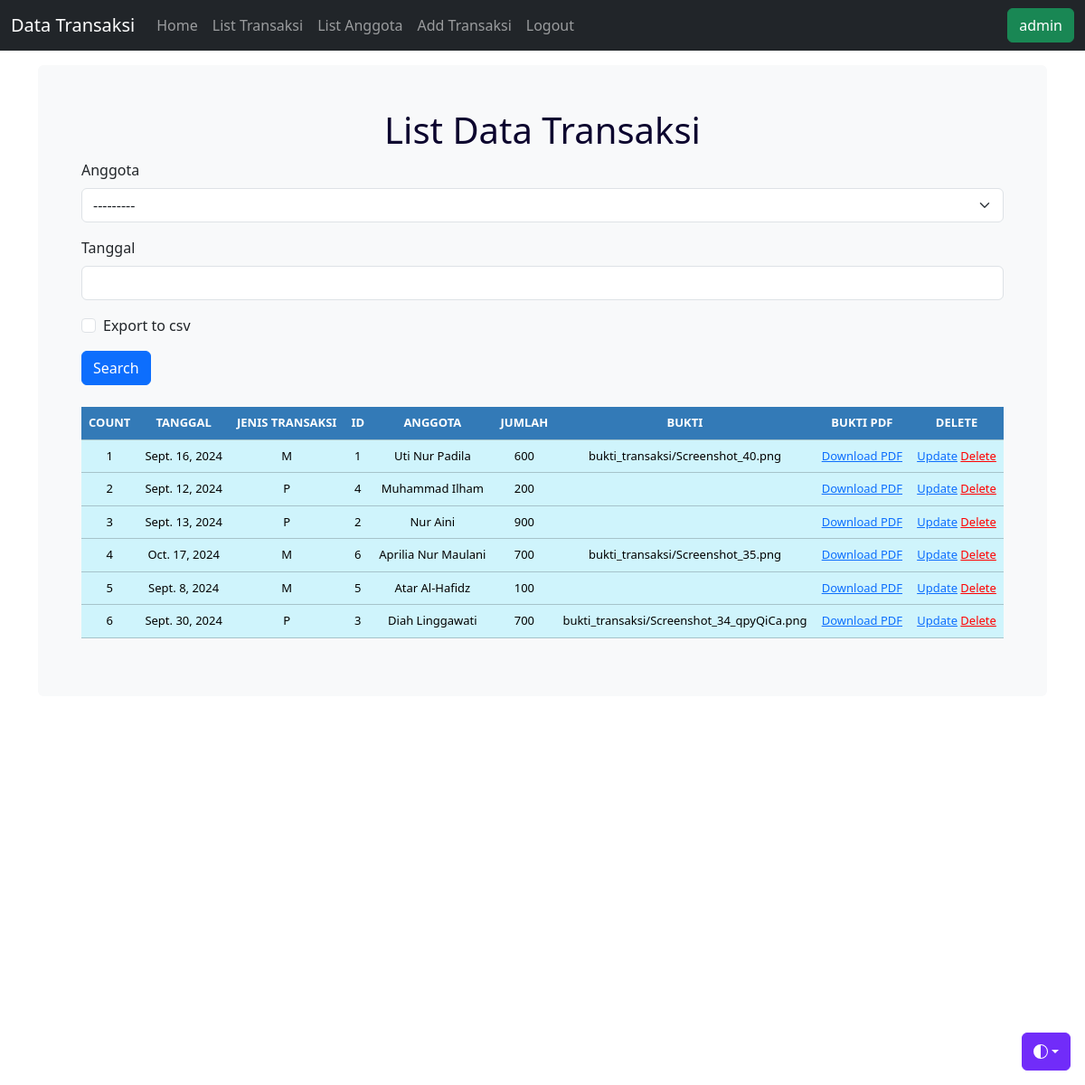
The page /list_item/ (signed in) on the database its author committed.
### transaksi/models.py (models this page shows, shortened)
class Transaksi(models.Model):
    JENIS_TRANSAKSI_CHOICES = [
        ('P', 'Pengeluaran'),
        ('M', 'Pemasukan'),
    ]
    id = models.AutoField(primary_key=True)
    tanggal = models.DateField(blank=True)
    jenis_transaksi = models.CharField(max_length=1, choices=JENIS_TRANSAKSI_CHOICES)
    anggota =  models.ForeignKey(Anggota, on_delete=models.CASCADE, blank=True)
    jumlah = models.IntegerField()
    keterangan = models.TextField()
    bukti = models.FileField(upload_to='bukti_transaksi/', blank=True, null=True)

class Anggota(models.Model):
    nama = models.CharField(max_length=100, blank=True, null=True)
    alamat = models.TextField()
    no_hp = models.CharField(max_length=15)
    def __str__(self):
        return self.nama

### transaksi/views.py (the view, shortened to what this page needs)
# urls.py: path('list_item/', views.list_item, name='list_item'),
def list_item(request):
    title = 'List Data Transaksi'
    form = TransaksiSearchForm(request.POST or None)
    queryset = Transaksi.objects.all()  # Default queryset
    context = {
        'form': form,
        'title': title,
        'queryset': queryset
    }
    return render(request, 'list_item.html', context)

### transaksi/forms.py
class TransaksiSearchForm(forms.ModelForm):
    export_to_CSV = forms.BooleanField(required=False)
    class Meta:
        model = Transaksi
        fields = ['anggota','tanggal']

### transaksi/templates/list_item.html (shortened to what this page needs)
{% load static %} {% load crispy_forms_tags %}
<!DOCTYPE html>
<html lang="en" data-bs-theme="auto">
  <head>
    <link
      rel="stylesheet"
      href="https://cdn.jsdelivr.net/npm/@docsearch/css@3"
    />
    <link href="{% static 'css/stylesheet.css' %}" rel="stylesheet" />
    <link href="{% static 'css/bootstrap.min.css' %}" rel="stylesheet" />
    <link href="{% static 'css/navbar-fixed.css' %}" rel="stylesheet" />
  </head>
  <body>
    <div
      class="dropdown position-fixed bottom-0 end-0 mb-3 me-3 bd-mode-toggle"
    >
      <button
        class="btn btn-bd-primary py-2 dropdown-toggle d-flex align-items-center"
        id="bd-theme"
        type="button"
        aria-expanded="false"
        data-bs-toggle="dropdown"
        aria-label="Toggle theme (auto)"
      >
        <svg class="bi my-1 theme-icon-active" width="1em" height="1em">
          <use href="#circle-half"></use>
        </svg>
      </button>
    </div>
    {% include 'navbar.html' %}
    <main class="container">
      <div class="bg-body-tertiary p-5 rounded">
        <h1 class="text-center" style="color: #0c052e">{{ title }}</h1>
        <form method="POST" action="">
          {% csrf_token %} {{ form|crispy }}
          <input
            class="btn btn-primary mybutton"
            type="submit"
            value="Search"
          />
        </form>
        <br />
        <div class="display table">
          <table class="table table-info table-hover">
            <thead>
              <tr>
                <th>COUNT</th>
                <th>TANGGAL</th>
                <th>JENIS TRANSAKSI</th>
                <th>ID</th>
                <th>ANGGOTA</th>
                <th>JUMLAH</th>
                <th>BUKTI</th>
                <th>BUKTI PDF</th>
                <th>DELETE</th>
              </tr>
            </thead>
          <tbody>
            {% for instance in queryset %}
            <tr>
              <td>{{ forloop.counter }}</td>
              <td>{{ instance.tanggal }}</td>
              <td>{{ instance.jenis_transaksi }}</td>
              <td>{{ instance.anggota_id }}</td>
              <td>{{ instance.anggota }}</td>
              <td>{{ instance.jumlah }}</td>
              <td>{{ instance.bukti }}</td>
              <td>
                <a href="{% url 'download_pdf' instance.id %}">Download PDF</a>
              </td>
              <td>
                <a href="{% url 'update_item' instance.id %}">Update</a>
                <a href="{% url 'delete_item' instance.id %}" style="color: red">Delete</a>
              </td>
            </tr>
            {% endfor %}
          </tbody>
          </table>
        </div>
      </div>
    </main>
  </body>
</html>

### transaksi/templates/navbar.html (shortened to what this page needs)
<nav class="navbar navbar-expand-md navbar-dark fixed-top bg-dark">
  <div class="container-fluid">
    <a class="navbar-brand" href="/">Data Transaksi</a>
    <div class="collapse navbar-collapse" id="navbarCollapse">
      <ul class="navbar-nav me-auto mb-2 mb-md-0">
        {% if user.is_authenticated %}
          <a class="nav-link" href="/">Home</a>
          <a class="nav-link" href="/list_item">List Transaksi</a>
        <a class="nav-link" href="/list_anggota">List Anggota</a>
        <li class="nav-item">
          <a class="nav-link" href="/add_item">Add Transaksi</a>
        </li>
        <li class="nav-item">
          <a class="nav-link" href="{% url 'logout' %}">Logout</a>
        </li>
        {% endif %}
      </ul>
      <form>
        <button class="btn btn-success" type="submit">{{ user }}</button>
      </form>
    </div>
  </div>
</nav>

### static/css/stylesheet.css (style rules this page uses)
body { background-color: #34eb6b; }
.table { font-size: 13px; text-align: center; width: 95%; margin: auto; }
.table thead th { background-color: #337ab7; color: white; }
.table tbody tr { background: #ffffff; }

### static/css/navbar-fixed.css (style rules this page uses)
body { min-height: 75rem; padding-top: 4.5rem; }

### transaksi/templates/list_item.html (style rules this page uses)
.bi { vertical-align: -0.125em; fill: currentColor; }
.btn-bd-primary { --bd-violet-bg: #712cf9; --bd-violet-rgb: 112.520718, 44.062154, 249.437846; --bs-btn-font-weight: 600; --bs-btn-color: var(--bs-white); --bs-btn-bg: var(--bd-violet-bg); --bs-btn-border-color: var(--bd-violet-bg); --bs-btn-hover-color: var(--bs-white); --bs-btn-hover-bg: #6528e0; --bs-btn-hover-border-color: #6528e0; --bs-btn-focus-shadow-rgb: var(--bd-violet-rgb); --bs-btn-active-color: var(--bs-btn-hover-color); --bs-btn-active-bg: #5a23c8; --bs-btn-active-border-color: #5a23c8; }
.bd-mode-toggle { z-index: 1500; }

### rows shown on the page
Transaksi: tanggal "Sept. 16, 2024", jenis_transaksi "M", anggota_id "1", anggota "Uti Nur Padila", jumlah "600", bukti "bukti_transaksi/Screenshot_40.png"
Transaksi: tanggal "Sept. 12, 2024", jenis_transaksi "P", anggota_id "4", anggota "Muhammad Ilham", jumlah "200"
Transaksi: tanggal "Sept. 13, 2024", jenis_transaksi "P", anggota_id "2", anggota "Nur Aini", jumlah "900"
Transaksi: tanggal "Oct. 17, 2024", jenis_transaksi "M", anggota_id "6", anggota "Aprilia Nur Maulani", jumlah "700", bukti "bukti_transaksi/Screenshot_35.png"
Transaksi: tanggal "Sept. 8, 2024", jenis_transaksi "M", anggota_id "5", anggota "Atar Al-Hafidz", jumlah "100"
Transaksi: tanggal "Sept. 30, 2024", jenis_transaksi "P", anggota_id "3", anggota "Diah Linggawati", jumlah "700", bukti "bukti_transaksi/Screenshot_34_qpyQiCa.png"

### other values the page prints
{{ user }} "admin"
{{ title }} "List Data Transaksi"
